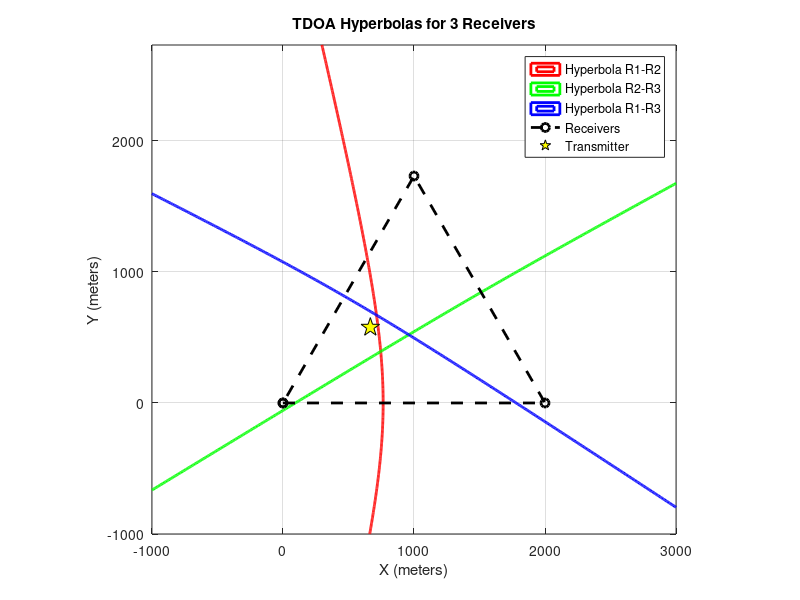

Recreate this plot in MATLAB.
a = 2000; % Side of equilateral triangle

% Receiver coordinates
R1 = [0, 0];
R2 = [a, 0];
R3 = [a/2, a*sqrt(3)/2];

% Transmitter (centroid)
Tx = [a/3, a*sqrt(3)/6];

% Calculate true TDOA distances
d1 = norm(R1 - Tx);
d2 = norm(R2 - Tx);
d3 = norm(R3 - Tx);

d12 = d1 - d2 +100; % R1 to R2
d23 = d2 - d3 - 300; % R2 to R3
d13 = d1 - d3 + 200; % R1 to R3

% Grid for contour plot
x = linspace(-1000, a+1000, 600);
y = linspace(-1000, a*sqrt(3)/2+1000, 600);
[X, Y] = meshgrid(x, y);

% Hyperbola equations (no abs)
H12 = sqrt((X - R1(1)).^2 + (Y - R1(2)).^2) - sqrt((X - R2(1)).^2 + (Y - R2(2)).^2) - d12;
H23 = sqrt((X - R2(1)).^2 + (Y - R2(2)).^2) - sqrt((X - R3(1)).^2 + (Y - R3(2)).^2) - d23;
H13 = sqrt((X - R1(1)).^2 + (Y - R1(2)).^2) - sqrt((X - R3(1)).^2 + (Y - R3(2)).^2) - d13;

figure;
contour(X, Y, H12, [0 0], 'r', 'LineWidth', 2); hold on;
contour(X, Y, H23, [0 0], 'g', 'LineWidth', 2);
contour(X, Y, H13, [0 0], 'b', 'LineWidth', 2);

% Plot triangle and transmitter
plot([R1(1), R2(1), R3(1), R1(1)], [R1(2), R2(2), R3(2), R1(2)], 'ko--','LineWidth',2);
plot(Tx(1), Tx(2), 'kp', 'MarkerSize', 14, 'MarkerFaceColor', 'y');

legend('Hyperbola R1-R2','Hyperbola R2-R3','Hyperbola R1-R3','Receivers','Transmitter');
xlabel('X (meters)');
ylabel('Y (meters)');
title('TDOA Hyperbolas for 3 Receivers');
axis equal; grid on;
